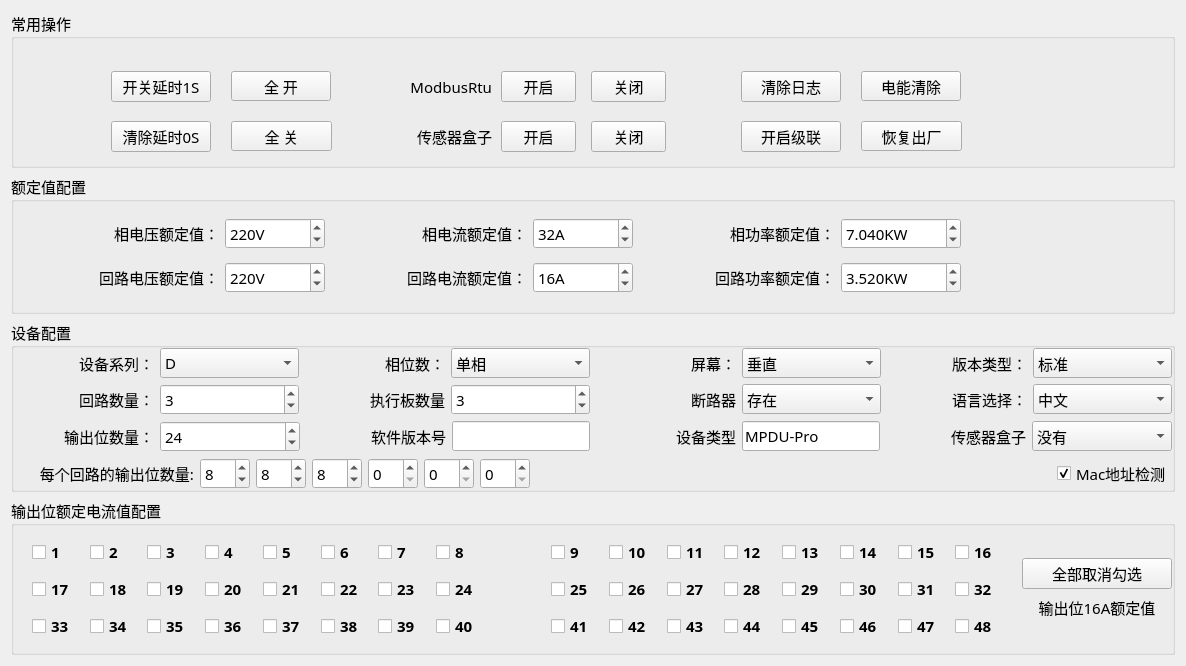
<?xml version="1.0" encoding="UTF-8"?>
<ui version="4.0">
 <class>Home_DevWid</class>
 <widget class="QWidget" name="Home_DevWid">
  <property name="geometry">
   <rect>
    <x>0</x>
    <y>0</y>
    <width>1186</width>
    <height>666</height>
   </rect>
  </property>
  <property name="font">
   <font>
    <family>微软雅黑</family>
    <pointsize>11</pointsize>
   </font>
  </property>
  <property name="windowTitle">
   <string>Form</string>
  </property>
  <layout class="QGridLayout" name="gridLayout_4">
   <item row="4" column="0">
    <widget class="QGroupBox" name="groupBox_4">
     <property name="title">
      <string>输出位额定电流值配置</string>
     </property>
     <layout class="QGridLayout" name="gridLayout_5">
      <property name="topMargin">
       <number>0</number>
      </property>
      <property name="rightMargin">
       <number>0</number>
      </property>
      <property name="bottomMargin">
       <number>0</number>
      </property>
      <item row="2" column="1">
       <widget class="QLabel" name="label_16">
        <property name="maximumSize">
         <size>
          <width>150</width>
          <height>35</height>
         </size>
        </property>
        <property name="text">
         <string>输出位16A额定值</string>
        </property>
        <property name="alignment">
         <set>Qt::AlignmentFlag::AlignCenter</set>
        </property>
       </widget>
      </item>
      <item row="0" column="0" rowspan="4">
       <widget class="QWidget" name="checkWid" native="true">
        <property name="font">
         <font>
          <family>微软雅黑</family>
          <pointsize>11</pointsize>
          <bold>true</bold>
         </font>
        </property>
        <layout class="QGridLayout" name="gridLayout_3">
         <item row="0" column="1">
          <widget class="QCheckBox" name="op_2">
           <property name="text">
            <string>2</string>
           </property>
          </widget>
         </item>
         <item row="2" column="1">
          <widget class="QCheckBox" name="op_34">
           <property name="text">
            <string>34</string>
           </property>
          </widget>
         </item>
         <item row="0" column="14">
          <widget class="QCheckBox" name="op_14">
           <property name="text">
            <string>14</string>
           </property>
          </widget>
         </item>
         <item row="1" column="5">
          <widget class="QCheckBox" name="op_22">
           <property name="text">
            <string>22</string>
           </property>
          </widget>
         </item>
         <item row="2" column="16">
          <widget class="QCheckBox" name="op_48">
           <property name="text">
            <string>48</string>
           </property>
          </widget>
         </item>
         <item row="1" column="14">
          <widget class="QCheckBox" name="op_30">
           <property name="text">
            <string>30</string>
           </property>
          </widget>
         </item>
         <item row="0" column="6">
          <widget class="QCheckBox" name="op_7">
           <property name="text">
            <string>7</string>
           </property>
          </widget>
         </item>
         <item row="0" column="10">
          <widget class="QCheckBox" name="op_10">
           <property name="text">
            <string>10</string>
           </property>
          </widget>
         </item>
         <item row="1" column="0">
          <widget class="QCheckBox" name="op_17">
           <property name="text">
            <string>17</string>
           </property>
           <property name="checked">
            <bool>false</bool>
           </property>
          </widget>
         </item>
         <item row="1" column="2">
          <widget class="QCheckBox" name="op_19">
           <property name="text">
            <string>19</string>
           </property>
          </widget>
         </item>
         <item row="2" column="15">
          <widget class="QCheckBox" name="op_47">
           <property name="text">
            <string>47</string>
           </property>
          </widget>
         </item>
         <item row="1" column="12">
          <widget class="QCheckBox" name="op_28">
           <property name="text">
            <string>28</string>
           </property>
          </widget>
         </item>
         <item row="1" column="15">
          <widget class="QCheckBox" name="op_31">
           <property name="text">
            <string>31</string>
           </property>
          </widget>
         </item>
         <item row="2" column="0">
          <widget class="QCheckBox" name="op_33">
           <property name="text">
            <string>33</string>
           </property>
          </widget>
         </item>
         <item row="1" column="7">
          <widget class="QCheckBox" name="op_24">
           <property name="text">
            <string>24</string>
           </property>
           <property name="checked">
            <bool>false</bool>
           </property>
          </widget>
         </item>
         <item row="1" column="16">
          <widget class="QCheckBox" name="op_32">
           <property name="text">
            <string>32</string>
           </property>
          </widget>
         </item>
         <item row="0" column="7">
          <widget class="QCheckBox" name="op_8">
           <property name="text">
            <string>8</string>
           </property>
           <property name="checked">
            <bool>false</bool>
           </property>
          </widget>
         </item>
         <item row="1" column="9">
          <widget class="QCheckBox" name="op_25">
           <property name="text">
            <string>25</string>
           </property>
          </widget>
         </item>
         <item row="2" column="14">
          <widget class="QCheckBox" name="op_46">
           <property name="text">
            <string>46</string>
           </property>
          </widget>
         </item>
         <item row="0" column="9">
          <widget class="QCheckBox" name="op_9">
           <property name="text">
            <string>9</string>
           </property>
           <property name="checked">
            <bool>false</bool>
           </property>
          </widget>
         </item>
         <item row="2" column="3">
          <widget class="QCheckBox" name="op_36">
           <property name="text">
            <string>36</string>
           </property>
          </widget>
         </item>
         <item row="2" column="10">
          <widget class="QCheckBox" name="op_42">
           <property name="text">
            <string>42</string>
           </property>
          </widget>
         </item>
         <item row="2" column="4">
          <widget class="QCheckBox" name="op_37">
           <property name="text">
            <string>37</string>
           </property>
          </widget>
         </item>
         <item row="1" column="4">
          <widget class="QCheckBox" name="op_21">
           <property name="text">
            <string>21</string>
           </property>
          </widget>
         </item>
         <item row="2" column="6">
          <widget class="QCheckBox" name="op_39">
           <property name="text">
            <string>39</string>
           </property>
          </widget>
         </item>
         <item row="0" column="5">
          <widget class="QCheckBox" name="op_6">
           <property name="text">
            <string>6</string>
           </property>
          </widget>
         </item>
         <item row="1" column="1">
          <widget class="QCheckBox" name="op_18">
           <property name="text">
            <string>18</string>
           </property>
          </widget>
         </item>
         <item row="0" column="12">
          <widget class="QCheckBox" name="op_12">
           <property name="text">
            <string>12</string>
           </property>
          </widget>
         </item>
         <item row="1" column="3">
          <widget class="QCheckBox" name="op_20">
           <property name="text">
            <string>20</string>
           </property>
          </widget>
         </item>
         <item row="2" column="12">
          <widget class="QCheckBox" name="op_44">
           <property name="text">
            <string>44</string>
           </property>
          </widget>
         </item>
         <item row="0" column="16">
          <widget class="QCheckBox" name="op_16">
           <property name="text">
            <string>16</string>
           </property>
           <property name="checked">
            <bool>false</bool>
           </property>
          </widget>
         </item>
         <item row="1" column="11">
          <widget class="QCheckBox" name="op_27">
           <property name="text">
            <string>27</string>
           </property>
          </widget>
         </item>
         <item row="0" column="15">
          <widget class="QCheckBox" name="op_15">
           <property name="text">
            <string>15</string>
           </property>
           <property name="checked">
            <bool>false</bool>
           </property>
          </widget>
         </item>
         <item row="0" column="3">
          <widget class="QCheckBox" name="op_4">
           <property name="text">
            <string>4</string>
           </property>
          </widget>
         </item>
         <item row="2" column="2">
          <widget class="QCheckBox" name="op_35">
           <property name="text">
            <string>35</string>
           </property>
          </widget>
         </item>
         <item row="2" column="5">
          <widget class="QCheckBox" name="op_38">
           <property name="text">
            <string>38</string>
           </property>
          </widget>
         </item>
         <item row="2" column="7">
          <widget class="QCheckBox" name="op_40">
           <property name="text">
            <string>40</string>
           </property>
          </widget>
         </item>
         <item row="2" column="11">
          <widget class="QCheckBox" name="op_43">
           <property name="text">
            <string>43</string>
           </property>
          </widget>
         </item>
         <item row="0" column="2">
          <widget class="QCheckBox" name="op_3">
           <property name="text">
            <string>3</string>
           </property>
          </widget>
         </item>
         <item row="0" column="11">
          <widget class="QCheckBox" name="op_11">
           <property name="text">
            <string>11</string>
           </property>
          </widget>
         </item>
         <item row="1" column="10">
          <widget class="QCheckBox" name="op_26">
           <property name="text">
            <string>26</string>
           </property>
          </widget>
         </item>
         <item row="2" column="9">
          <widget class="QCheckBox" name="op_41">
           <property name="text">
            <string>41</string>
           </property>
          </widget>
         </item>
         <item row="1" column="6">
          <widget class="QCheckBox" name="op_23">
           <property name="text">
            <string>23</string>
           </property>
          </widget>
         </item>
         <item row="0" column="13">
          <widget class="QCheckBox" name="op_13">
           <property name="text">
            <string>13</string>
           </property>
          </widget>
         </item>
         <item row="1" column="13">
          <widget class="QCheckBox" name="op_29">
           <property name="text">
            <string>29</string>
           </property>
          </widget>
         </item>
         <item row="0" column="0">
          <widget class="QCheckBox" name="op_1">
           <property name="text">
            <string>1</string>
           </property>
           <property name="checked">
            <bool>false</bool>
           </property>
          </widget>
         </item>
         <item row="2" column="13">
          <widget class="QCheckBox" name="op_45">
           <property name="text">
            <string>45</string>
           </property>
          </widget>
         </item>
         <item row="0" column="4">
          <widget class="QCheckBox" name="op_5">
           <property name="text">
            <string>5</string>
           </property>
          </widget>
         </item>
         <item row="0" column="8">
          <widget class="QLabel" name="label_20">
           <property name="text">
            <string/>
           </property>
          </widget>
         </item>
        </layout>
       </widget>
      </item>
      <item row="1" column="1">
       <widget class="QPushButton" name="uncheckBtn">
        <property name="maximumSize">
         <size>
          <width>180</width>
          <height>16777215</height>
         </size>
        </property>
        <property name="text">
         <string>全部取消勾选</string>
        </property>
       </widget>
      </item>
     </layout>
    </widget>
   </item>
   <item row="1" column="0">
    <widget class="QGroupBox" name="groupBox_2">
     <property name="maximumSize">
      <size>
       <width>16777215</width>
       <height>140</height>
      </size>
     </property>
     <property name="title">
      <string>额定值配置</string>
     </property>
     <layout class="QGridLayout" name="gridLayout_2">
      <item row="0" column="1">
       <widget class="QSpinBox" name="lineVolBox">
        <property name="maximumSize">
         <size>
          <width>100</width>
          <height>16777215</height>
         </size>
        </property>
        <property name="suffix">
         <string>V</string>
        </property>
        <property name="minimum">
         <number>0</number>
        </property>
        <property name="maximum">
         <number>600</number>
        </property>
        <property name="value">
         <number>220</number>
        </property>
       </widget>
      </item>
      <item row="1" column="5">
       <widget class="QDoubleSpinBox" name="loopPowBox">
        <property name="maximumSize">
         <size>
          <width>120</width>
          <height>16777215</height>
         </size>
        </property>
        <property name="suffix">
         <string>KW</string>
        </property>
        <property name="decimals">
         <number>3</number>
        </property>
        <property name="value">
         <double>3.520000000000000</double>
        </property>
       </widget>
      </item>
      <item row="0" column="3">
       <widget class="QSpinBox" name="lineCurBox">
        <property name="maximumSize">
         <size>
          <width>100</width>
          <height>16777215</height>
         </size>
        </property>
        <property name="suffix">
         <string>A</string>
        </property>
        <property name="value">
         <number>32</number>
        </property>
       </widget>
      </item>
      <item row="1" column="6">
       <widget class="QLabel" name="label_18">
        <property name="text">
         <string/>
        </property>
       </widget>
      </item>
      <item row="1" column="2">
       <widget class="QLabel" name="label_15">
        <property name="text">
         <string>回路电流额定值：</string>
        </property>
        <property name="alignment">
         <set>Qt::AlignmentFlag::AlignRight|Qt::AlignmentFlag::AlignTrailing|Qt::AlignmentFlag::AlignVCenter</set>
        </property>
       </widget>
      </item>
      <item row="0" column="0">
       <widget class="QLabel" name="label_10">
        <property name="text">
         <string>相电压额定值：</string>
        </property>
        <property name="alignment">
         <set>Qt::AlignmentFlag::AlignRight|Qt::AlignmentFlag::AlignTrailing|Qt::AlignmentFlag::AlignVCenter</set>
        </property>
       </widget>
      </item>
      <item row="0" column="5">
       <widget class="QDoubleSpinBox" name="linePowBox">
        <property name="maximumSize">
         <size>
          <width>120</width>
          <height>16777215</height>
         </size>
        </property>
        <property name="prefix">
         <string/>
        </property>
        <property name="suffix">
         <string>KW</string>
        </property>
        <property name="decimals">
         <number>3</number>
        </property>
        <property name="value">
         <double>7.040000000000000</double>
        </property>
       </widget>
      </item>
      <item row="1" column="4">
       <widget class="QLabel" name="label_14">
        <property name="text">
         <string>回路功率额定值：</string>
        </property>
        <property name="alignment">
         <set>Qt::AlignmentFlag::AlignRight|Qt::AlignmentFlag::AlignTrailing|Qt::AlignmentFlag::AlignVCenter</set>
        </property>
       </widget>
      </item>
      <item row="1" column="1">
       <widget class="QSpinBox" name="loopVolBox">
        <property name="maximumSize">
         <size>
          <width>100</width>
          <height>16777215</height>
         </size>
        </property>
        <property name="suffix">
         <string>V</string>
        </property>
        <property name="prefix">
         <string/>
        </property>
        <property name="maximum">
         <number>600</number>
        </property>
        <property name="value">
         <number>220</number>
        </property>
       </widget>
      </item>
      <item row="1" column="0">
       <widget class="QLabel" name="label_13">
        <property name="text">
         <string>回路电压额定值：</string>
        </property>
        <property name="alignment">
         <set>Qt::AlignmentFlag::AlignRight|Qt::AlignmentFlag::AlignTrailing|Qt::AlignmentFlag::AlignVCenter</set>
        </property>
       </widget>
      </item>
      <item row="0" column="6">
       <widget class="QLabel" name="label_17">
        <property name="text">
         <string/>
        </property>
       </widget>
      </item>
      <item row="0" column="2">
       <widget class="QLabel" name="label_11">
        <property name="text">
         <string>相电流额定值：</string>
        </property>
        <property name="alignment">
         <set>Qt::AlignmentFlag::AlignRight|Qt::AlignmentFlag::AlignTrailing|Qt::AlignmentFlag::AlignVCenter</set>
        </property>
       </widget>
      </item>
      <item row="1" column="3">
       <widget class="QSpinBox" name="loopCurBox">
        <property name="maximumSize">
         <size>
          <width>100</width>
          <height>16777215</height>
         </size>
        </property>
        <property name="suffix">
         <string>A</string>
        </property>
        <property name="value">
         <number>16</number>
        </property>
       </widget>
      </item>
      <item row="0" column="4">
       <widget class="QLabel" name="label_12">
        <property name="text">
         <string>相功率额定值：</string>
        </property>
        <property name="alignment">
         <set>Qt::AlignmentFlag::AlignRight|Qt::AlignmentFlag::AlignTrailing|Qt::AlignmentFlag::AlignVCenter</set>
        </property>
       </widget>
      </item>
     </layout>
    </widget>
   </item>
   <item row="0" column="0">
    <widget class="QGroupBox" name="groupBox_1">
     <property name="title">
      <string>常用操作</string>
     </property>
     <widget class="QPushButton" name="logBtn">
      <property name="geometry">
       <rect>
        <x>730</x>
        <y>60</y>
        <width>100</width>
        <height>31</height>
       </rect>
      </property>
      <property name="text">
       <string>清除日志</string>
      </property>
     </widget>
     <widget class="QPushButton" name="eleClearBtn">
      <property name="geometry">
       <rect>
        <x>850</x>
        <y>60</y>
        <width>100</width>
        <height>30</height>
       </rect>
      </property>
      <property name="text">
       <string>电能清除</string>
      </property>
     </widget>
     <widget class="QPushButton" name="factoryBtn">
      <property name="geometry">
       <rect>
        <x>850</x>
        <y>110</y>
        <width>101</width>
        <height>30</height>
       </rect>
      </property>
      <property name="text">
       <string>恢复出厂</string>
      </property>
     </widget>
     <widget class="QPushButton" name="cascadeBtn">
      <property name="geometry">
       <rect>
        <x>730</x>
        <y>110</y>
        <width>100</width>
        <height>31</height>
       </rect>
      </property>
      <property name="text">
       <string>开启级联</string>
      </property>
     </widget>
     <widget class="QPushButton" name="closeAllBtn">
      <property name="geometry">
       <rect>
        <x>220</x>
        <y>110</y>
        <width>101</width>
        <height>30</height>
       </rect>
      </property>
      <property name="text">
       <string>全 关</string>
      </property>
     </widget>
     <widget class="QPushButton" name="enDelayBtn">
      <property name="geometry">
       <rect>
        <x>100</x>
        <y>60</y>
        <width>100</width>
        <height>31</height>
       </rect>
      </property>
      <property name="text">
       <string>开关延时1S</string>
      </property>
     </widget>
     <widget class="QPushButton" name="disDelayBtn">
      <property name="geometry">
       <rect>
        <x>100</x>
        <y>110</y>
        <width>100</width>
        <height>31</height>
       </rect>
      </property>
      <property name="text">
       <string>清除延时0S</string>
      </property>
     </widget>
     <widget class="QPushButton" name="openAllBtn">
      <property name="geometry">
       <rect>
        <x>220</x>
        <y>60</y>
        <width>100</width>
        <height>30</height>
       </rect>
      </property>
      <property name="text">
       <string>全 开</string>
      </property>
     </widget>
     <widget class="QLabel" name="label_21">
      <property name="geometry">
       <rect>
        <x>380</x>
        <y>60</y>
        <width>101</width>
        <height>31</height>
       </rect>
      </property>
      <property name="text">
       <string>ModbusRtu</string>
      </property>
      <property name="alignment">
       <set>Qt::AlignmentFlag::AlignRight|Qt::AlignmentFlag::AlignTrailing|Qt::AlignmentFlag::AlignVCenter</set>
      </property>
     </widget>
     <widget class="QLabel" name="label_22">
      <property name="geometry">
       <rect>
        <x>380</x>
        <y>110</y>
        <width>101</width>
        <height>31</height>
       </rect>
      </property>
      <property name="text">
       <string>传感器盒子</string>
      </property>
      <property name="alignment">
       <set>Qt::AlignmentFlag::AlignRight|Qt::AlignmentFlag::AlignTrailing|Qt::AlignmentFlag::AlignVCenter</set>
      </property>
     </widget>
     <widget class="QPushButton" name="rtuEnBtn">
      <property name="geometry">
       <rect>
        <x>490</x>
        <y>60</y>
        <width>75</width>
        <height>31</height>
       </rect>
      </property>
      <property name="text">
       <string>开启</string>
      </property>
     </widget>
     <widget class="QPushButton" name="rtuDisenBtn">
      <property name="geometry">
       <rect>
        <x>580</x>
        <y>60</y>
        <width>75</width>
        <height>31</height>
       </rect>
      </property>
      <property name="text">
       <string>关闭</string>
      </property>
     </widget>
     <widget class="QPushButton" name="boxDisenBtn">
      <property name="geometry">
       <rect>
        <x>580</x>
        <y>110</y>
        <width>75</width>
        <height>31</height>
       </rect>
      </property>
      <property name="text">
       <string>关闭</string>
      </property>
     </widget>
     <widget class="QPushButton" name="bosEnBtn">
      <property name="geometry">
       <rect>
        <x>490</x>
        <y>110</y>
        <width>75</width>
        <height>31</height>
       </rect>
      </property>
      <property name="text">
       <string>开启</string>
      </property>
     </widget>
    </widget>
   </item>
   <item row="2" column="0">
    <widget class="QGroupBox" name="groupBox_3">
     <property name="font">
      <font>
       <family>微软雅黑</family>
       <pointsize>11</pointsize>
      </font>
     </property>
     <property name="title">
      <string>设备配置</string>
     </property>
     <layout class="QGridLayout" name="gridLayout_6">
      <property name="leftMargin">
       <number>0</number>
      </property>
      <property name="topMargin">
       <number>0</number>
      </property>
      <property name="rightMargin">
       <number>0</number>
      </property>
      <property name="bottomMargin">
       <number>0</number>
      </property>
      <item row="0" column="0">
       <layout class="QGridLayout" name="gridLayout">
        <item row="0" column="0">
         <widget class="QLabel" name="label">
          <property name="text">
           <string>设备系列：</string>
          </property>
          <property name="alignment">
           <set>Qt::AlignmentFlag::AlignRight|Qt::AlignmentFlag::AlignTrailing|Qt::AlignmentFlag::AlignVCenter</set>
          </property>
         </widget>
        </item>
        <item row="0" column="1">
         <widget class="QComboBox" name="devSpecBox">
          <property name="currentIndex">
           <number>3</number>
          </property>
          <item>
           <property name="text">
            <string>A</string>
           </property>
          </item>
          <item>
           <property name="text">
            <string>B</string>
           </property>
          </item>
          <item>
           <property name="text">
            <string>C</string>
           </property>
          </item>
          <item>
           <property name="text">
            <string>D</string>
           </property>
          </item>
         </widget>
        </item>
        <item row="0" column="2">
         <widget class="QLabel" name="label_2">
          <property name="text">
           <string>相位数：</string>
          </property>
          <property name="alignment">
           <set>Qt::AlignmentFlag::AlignRight|Qt::AlignmentFlag::AlignTrailing|Qt::AlignmentFlag::AlignVCenter</set>
          </property>
         </widget>
        </item>
        <item row="0" column="3">
         <widget class="QComboBox" name="lineNumBox">
          <item>
           <property name="text">
            <string>单相</string>
           </property>
          </item>
          <item>
           <property name="text">
            <string>三相</string>
           </property>
          </item>
         </widget>
        </item>
        <item row="0" column="4">
         <widget class="QLabel" name="label_6">
          <property name="text">
           <string>屏幕：</string>
          </property>
          <property name="alignment">
           <set>Qt::AlignmentFlag::AlignRight|Qt::AlignmentFlag::AlignTrailing|Qt::AlignmentFlag::AlignVCenter</set>
          </property>
         </widget>
        </item>
        <item row="0" column="5">
         <widget class="QComboBox" name="vhBox">
          <item>
           <property name="text">
            <string>垂直</string>
           </property>
          </item>
          <item>
           <property name="text">
            <string>水平</string>
           </property>
          </item>
         </widget>
        </item>
        <item row="0" column="6">
         <widget class="QLabel" name="label_7">
          <property name="text">
           <string>版本类型：</string>
          </property>
          <property name="alignment">
           <set>Qt::AlignmentFlag::AlignRight|Qt::AlignmentFlag::AlignTrailing|Qt::AlignmentFlag::AlignVCenter</set>
          </property>
         </widget>
        </item>
        <item row="0" column="7">
         <widget class="QComboBox" name="standardBox">
          <item>
           <property name="text">
            <string>标准</string>
           </property>
          </item>
          <item>
           <property name="text">
            <string>中性</string>
           </property>
          </item>
          <item>
           <property name="text">
            <string>定制</string>
           </property>
          </item>
         </widget>
        </item>
       </layout>
      </item>
      <item row="1" column="0">
       <layout class="QHBoxLayout" name="horizontalLayout_3">
        <item>
         <widget class="QLabel" name="label_4">
          <property name="text">
           <string>回路数量：</string>
          </property>
          <property name="alignment">
           <set>Qt::AlignmentFlag::AlignRight|Qt::AlignmentFlag::AlignTrailing|Qt::AlignmentFlag::AlignVCenter</set>
          </property>
         </widget>
        </item>
        <item>
         <widget class="QSpinBox" name="loopNumBox">
          <property name="value">
           <number>3</number>
          </property>
         </widget>
        </item>
        <item>
         <widget class="QLabel" name="label_3">
          <property name="text">
           <string>执行板数量</string>
          </property>
          <property name="alignment">
           <set>Qt::AlignmentFlag::AlignRight|Qt::AlignmentFlag::AlignTrailing|Qt::AlignmentFlag::AlignVCenter</set>
          </property>
         </widget>
        </item>
        <item>
         <widget class="QSpinBox" name="boardNumBox">
          <property name="value">
           <number>3</number>
          </property>
         </widget>
        </item>
        <item>
         <widget class="QLabel" name="label_5">
          <property name="text">
           <string>断路器</string>
          </property>
          <property name="alignment">
           <set>Qt::AlignmentFlag::AlignRight|Qt::AlignmentFlag::AlignTrailing|Qt::AlignmentFlag::AlignVCenter</set>
          </property>
         </widget>
        </item>
        <item>
         <widget class="QComboBox" name="breakerBox">
          <property name="currentIndex">
           <number>1</number>
          </property>
          <item>
           <property name="text">
            <string>没有</string>
           </property>
          </item>
          <item>
           <property name="text">
            <string>存在</string>
           </property>
          </item>
         </widget>
        </item>
        <item>
         <widget class="QLabel" name="label_9">
          <property name="text">
           <string>语言选择：</string>
          </property>
          <property name="alignment">
           <set>Qt::AlignmentFlag::AlignRight|Qt::AlignmentFlag::AlignTrailing|Qt::AlignmentFlag::AlignVCenter</set>
          </property>
         </widget>
        </item>
        <item>
         <widget class="QComboBox" name="languageBox">
          <item>
           <property name="text">
            <string>中文</string>
           </property>
          </item>
          <item>
           <property name="text">
            <string>英文</string>
           </property>
          </item>
         </widget>
        </item>
       </layout>
      </item>
      <item row="2" column="0">
       <layout class="QHBoxLayout" name="horizontalLayout_4">
        <item>
         <widget class="QLabel" name="label_8">
          <property name="text">
           <string>输出位数量：</string>
          </property>
          <property name="alignment">
           <set>Qt::AlignmentFlag::AlignRight|Qt::AlignmentFlag::AlignTrailing|Qt::AlignmentFlag::AlignVCenter</set>
          </property>
         </widget>
        </item>
        <item>
         <widget class="QSpinBox" name="outputNumBox">
          <property name="value">
           <number>24</number>
          </property>
         </widget>
        </item>
        <item>
         <widget class="QLabel" name="label_24">
          <property name="text">
           <string>软件版本号</string>
          </property>
          <property name="alignment">
           <set>Qt::AlignmentFlag::AlignRight|Qt::AlignmentFlag::AlignTrailing|Qt::AlignmentFlag::AlignVCenter</set>
          </property>
         </widget>
        </item>
        <item>
         <widget class="QLineEdit" name="fwEdit">
          <property name="maximumSize">
           <size>
            <width>138</width>
            <height>16777215</height>
           </size>
          </property>
         </widget>
        </item>
        <item>
         <widget class="QLabel" name="label_23">
          <property name="text">
           <string>设备类型</string>
          </property>
          <property name="alignment">
           <set>Qt::AlignmentFlag::AlignRight|Qt::AlignmentFlag::AlignTrailing|Qt::AlignmentFlag::AlignVCenter</set>
          </property>
         </widget>
        </item>
        <item>
         <widget class="QLineEdit" name="typeEdit">
          <property name="maximumSize">
           <size>
            <width>138</width>
            <height>16777215</height>
           </size>
          </property>
          <property name="text">
           <string>MPDU-Pro</string>
          </property>
         </widget>
        </item>
        <item>
         <widget class="QLabel" name="label_19">
          <property name="text">
           <string>传感器盒子</string>
          </property>
          <property name="alignment">
           <set>Qt::AlignmentFlag::AlignRight|Qt::AlignmentFlag::AlignTrailing|Qt::AlignmentFlag::AlignVCenter</set>
          </property>
         </widget>
        </item>
        <item>
         <widget class="QComboBox" name="sensorBox">
          <item>
           <property name="text">
            <string>没有</string>
           </property>
          </item>
          <item>
           <property name="text">
            <string>存在</string>
           </property>
          </item>
         </widget>
        </item>
       </layout>
      </item>
      <item row="3" column="0">
       <layout class="QHBoxLayout" name="horizontalLayout">
        <item>
         <widget class="QLabel" name="label_25">
          <property name="minimumSize">
           <size>
            <width>180</width>
            <height>0</height>
           </size>
          </property>
          <property name="text">
           <string>每个回路的输出位数量:</string>
          </property>
          <property name="alignment">
           <set>Qt::AlignmentFlag::AlignRight|Qt::AlignmentFlag::AlignTrailing|Qt::AlignmentFlag::AlignVCenter</set>
          </property>
         </widget>
        </item>
        <item>
         <widget class="QSpinBox" name="opBox_1">
          <property name="minimumSize">
           <size>
            <width>50</width>
            <height>0</height>
           </size>
          </property>
          <property name="value">
           <number>8</number>
          </property>
         </widget>
        </item>
        <item>
         <widget class="QSpinBox" name="opBox_2">
          <property name="minimumSize">
           <size>
            <width>50</width>
            <height>0</height>
           </size>
          </property>
          <property name="value">
           <number>8</number>
          </property>
         </widget>
        </item>
        <item>
         <widget class="QSpinBox" name="opBox_3">
          <property name="minimumSize">
           <size>
            <width>50</width>
            <height>0</height>
           </size>
          </property>
          <property name="value">
           <number>8</number>
          </property>
         </widget>
        </item>
        <item>
         <widget class="QSpinBox" name="opBox_4">
          <property name="minimumSize">
           <size>
            <width>50</width>
            <height>0</height>
           </size>
          </property>
         </widget>
        </item>
        <item>
         <widget class="QSpinBox" name="opBox_5">
          <property name="minimumSize">
           <size>
            <width>50</width>
            <height>0</height>
           </size>
          </property>
         </widget>
        </item>
        <item>
         <widget class="QSpinBox" name="opBox_6">
          <property name="minimumSize">
           <size>
            <width>50</width>
            <height>0</height>
           </size>
          </property>
         </widget>
        </item>
        <item>
         <spacer name="horizontalSpacer_2">
          <property name="orientation">
           <enum>Qt::Orientation::Horizontal</enum>
          </property>
          <property name="sizeHint" stdset="0">
           <size>
            <width>40</width>
            <height>20</height>
           </size>
          </property>
         </spacer>
        </item>
        <item>
         <widget class="QCheckBox" name="MacBox">
          <property name="text">
           <string>Mac地址检测</string>
          </property>
          <property name="checked">
           <bool>true</bool>
          </property>
         </widget>
        </item>
       </layout>
      </item>
     </layout>
    </widget>
   </item>
  </layout>
 </widget>
 <resources/>
 <connections/>
</ui>
